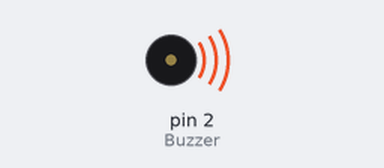
The sketch below on a simulated Arduino Uno, built with avr-gcc and run on an emulated ATmega328P. Parts: buzzer (waves = sounding).

Above: at 0.12 s.
Timing chart, 0 to 3.0 s (numbered marks = the images above):
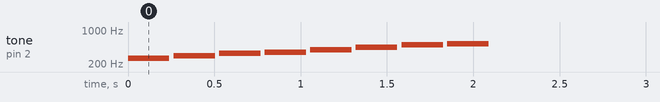

The sketch:

DoReMi.ino
```cpp
int Buzzer = 2;
int songLength = 17;
char notes[] = "cdefgabC";

// A "1" represents a quarter-note, 2 a half-note
int beats[] = {1, 1, 1, 1, 1, 1, 1, 1};

// how fast to play the song
int tempo = 240;


void setup() {
  pinMode(Buzzer, OUTPUT);
}

void loop() {
  int duration;

  for (int i = 0; i < songLength; i++)
  {
    duration = beats[i] * tempo;

    if (notes[i] == ' ')
    {
      delay(duration);
    }

    else
    {
      tone(Buzzer, frequency(notes[i]), duration);

      delay(duration);
    }

    // brief pause between notes
    delay(tempo / 10);
  }
}


int frequency(char note)
{
  int i;

  const int numNotes = 8; // number of notes stored

  char names[] = { 'c', 'd', 'e', 'f', 'g', 'a', 'b', 'C' };
  int frequencies[] = {262, 294, 330, 349, 392, 440, 494, 523};

  for (i = 0; i < numNotes; i++)  // Step through the notes
  {
    if (names[i] == note)         // Is this the one?
    {
      return (frequencies[i]);    // Yes! Return the frequency
    }
  }

  return 0;
}
```

Measured:
- by itself, tone on pin 2 (Buzzer): plays 262 Hz for 0.24 s, 294 Hz for 0.24 s, 330 Hz for 0.24 s, 349 Hz for 0.24 s, 392 Hz for 0.24 s, 440 Hz for 0.24 s … (8 notes in this stretch)
